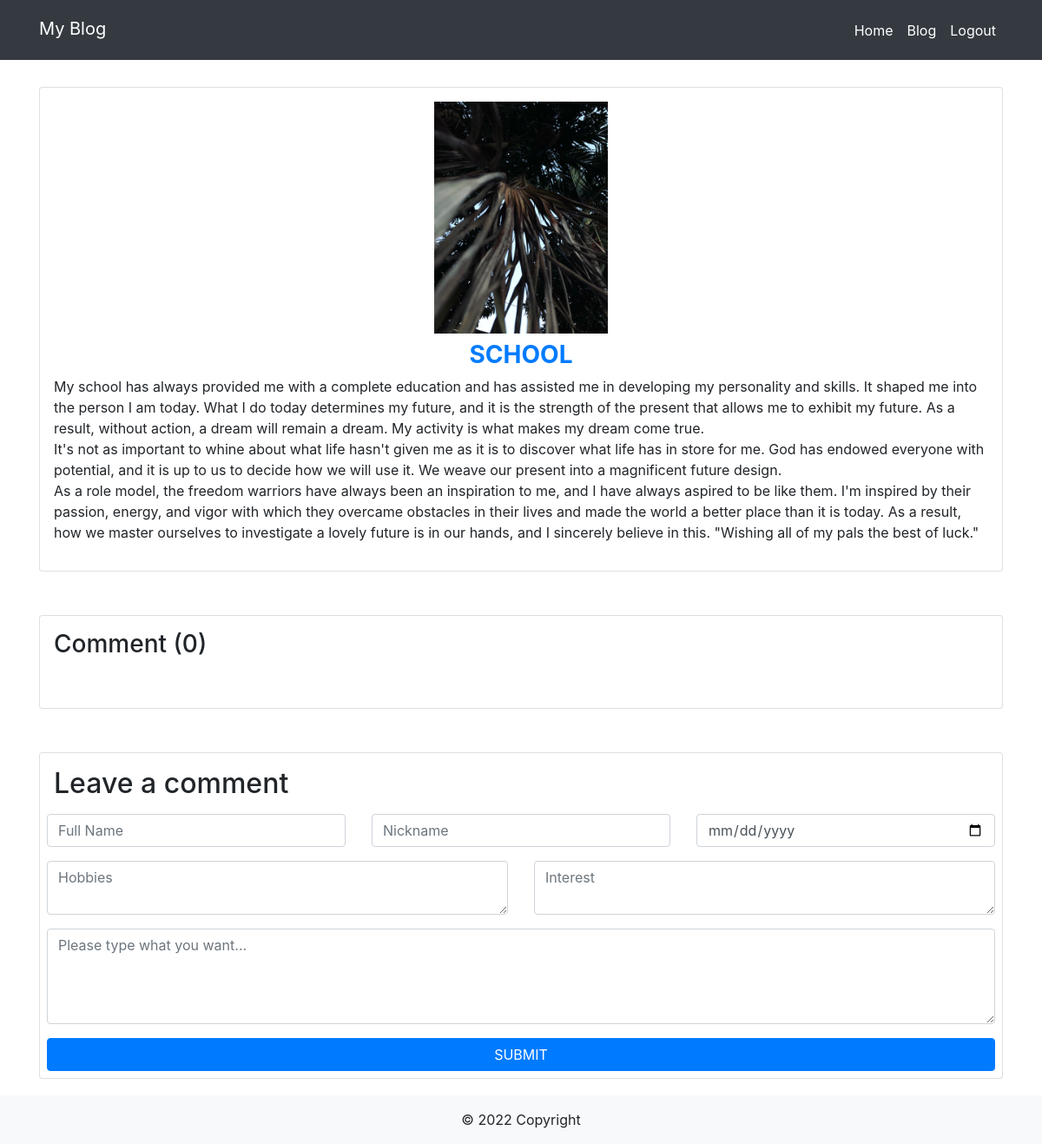
Page /view.php?id=3 (signed in) on the committed database.
### tables this page shows
CREATE TABLE `blogs` (
  `title` varchar(255) NOT NULL,
  `id` int(11) NOT NULL,
  `fullname` varchar(255) NOT NULL,
  `nickname` varchar(255) NOT NULL,
  `post` text NOT NULL,
  `image` varchar(255) DEFAULT NULL
);

### database.php (called while the page is built, shortened)
<?php
function db_escape($connection, $string) {
    return mysqli_real_escape_string($connection, $string);
}

### query_functions.php (called while the page is built, shortened)
<?php
function find_blog_post_by_id($id){
    global $db;
    $sql = "SELECT * from blogs ";
    $sql .= "WHERE id='" . db_escape($db, $id) . "' ";
    $result = mysqli_query($db, $sql);
    $subject = mysqli_fetch_assoc($result);
    return $subject;
}
function find_blog_visitor_by_post_id($id){
    global $db;
    $sql = "SELECT * from visitors ";
    $sql .= "WHERE blog_id='" . db_escape($db, $id) . "' ";
    $result = mysqli_query($db, $sql);
    return $result;
}

### functions.php (called while the page is built, shortened)
<?php
function h($string="") {
    return htmlspecialchars($string);
}

### view.php (the view, shortened to what this page needs)
<?php include 'shared/header.php'?>
<?php $id = $_GET['id']; ?>
<?php
$visitor = [];
if(is_post_request()) {
    $comment = [];
    $comment['blog_id'] = $id;
    $comment['fullname'] = $_POST['fullname'] ?? "";
    $comment['nickname'] = $_POST['nickname'] ?? "";
    $comment['date'] = $_POST['date'] ?? "";
    $comment['hobbies'] = $_POST['hobbies'] ?? "";
    $comment['interest'] = $_POST['interest'] ?? "";
    $comment['comment'] = $_POST['comment'] ?? "";
    $res = add_comment($comment);
    if($res === true) {
        redirect_to('view.php?id='.$id);
    } else {
        $errors = $res;
    }
}else{
    $comment = find_blog_post_by_id($id);
    $visitor = find_blog_visitor_by_post_id($id);
}
?>
<div class="" style="height: 100px"></div>
<div class="container">
    <div class="row clearfix">
        <div class=" col-md-12 left-box">
            <div class="card single_post p-3">
                <div class="body">
                    <div class="img-post mb-2 row d-flex justify-content-center">
                        <img class="d-block img-fluid" src="assets/images/<?php echo h($comment['image']); ?>" style="width: 200px" >
                    </div>
                    <h3 class="text-primary text-center text-uppercase font-weight-bold"><?php echo h($comment['title']); ?></h3>
                    <p><?php echo $comment['post']; ?></p>
                </div>
            </div>
            <div class="" style="height: 50px"></div>
            <div class="card p-3">
                <div class="header">
                    <h3><?php echo (mysqli_num_rows($visitor) == 1 ? "Comment" : mysqli_num_rows($visitor) == 0) ? "Comment" : "Comments" ?> (<?php echo mysqli_num_rows($visitor); ?>)</h3>
                </div>
                <div class="body mt-3">
                </div>
            </div>
            <div class="" style="height: 50px"></div>
            <div class="card p-2">
                <div class="header p-2">
                    <h2>Leave a comment</h2>
                </div>
                <div class="body">
                    <div class="comment-form">
                        <form class="row clearfix" method="post" action="#" >
                            <div class="col-sm-4">
                                <div class="form-group">
                                    <input required type="text" class="form-control" id="fullname" name="fullname" placeholder="Full Name">
                                </div>
                            </div>
                            <div class="col-sm-4">
                                <div class="form-group">
                                    <input required type="text" class="form-control" id="nickname" name="nickname" placeholder="Nickname">
                                </div>
                            </div>
                            <div class="col-sm-4">
                                <div class="form-group">
                                    <input required type="date" class="form-control" id="date" name="date" placeholder="Date">
                                </div>
                            </div>
                            <div class="col-sm-6">
                                <div class="form-group">
                                    <textarea required rows="2" class="form-control no-resize" id="hobbies" name="hobbies" placeholder="Hobbies"></textarea>
                                </div>
                            </div>
                            <div class="col-sm-6">
                                <div class="form-group">
                                    <textarea required rows="2" class="form-control no-resize" id="interest" name="interest" placeholder="Interest"></textarea>
                                </div>
                            </div>
                            <div class="col-sm-12">
                                <div class="form-group">
                                    <textarea  required rows="4" class="form-control no-resize" id="comment" name="comment" placeholder="Please type what you want..."></textarea>
                                </div>
                                <button type="submit" class="btn btn-block btn-primary">SUBMIT</button>
                            </div>
                        </form>
                    </div>
                </div>
            </div>
        </div>
    </div>
</div>
<div class="" style="height: 75px"></div>
<?php include 'shared/footer.php'?>

### rows in the picture
blogs: image (picture), title "SCHOOL", post "My school has always provided me with a complete education and has assisted me in developing my personality and skills. It shaped me into the person I am today. What I do today determines my future, and it is the strength of the present that allows me to exhibit my future. As a result, without action, a dream will remain a dream. My activity is what makes my dream come true. It's not as important to whine about what life hasn't given me as it is to discover what life has in store for me. God has endowed everyone with potential, and it is up to us to decide how we will use it. We weave our present into a magnificent future design. As a role model, the freedom warriors have always been an…"

### other values in the picture
mysqli_num_rows($visitor) "0"
